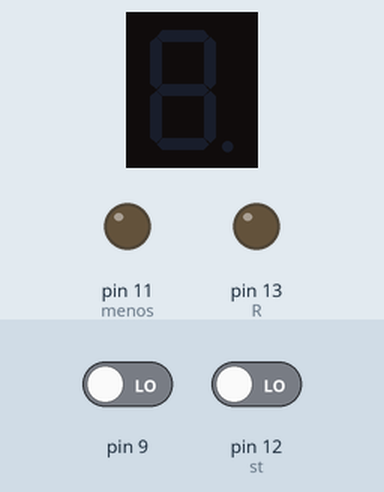
This sketch was run on a simulated Arduino Uno, built with avr-gcc and run on an emulated ATmega328P. Shown: 1-digit seven-segment display, output pins drawn as LEDs (lit = HIGH). Wiring (inferred from the names in the program): 1-digit 7-segment display, segments lit when HIGH: segments pin 3, pin 2, pin 6, pin 7, pin 8, pin 4, pin 5. Inputs (shaded band) come from the test bench; at power-on: pin 9 LOW, pin 12 (st) LOW. Random numbers use the default seed unless the sketch sets one; the segment pins are drawn as the display they are named for; pins used as bus, display or sensor lines are not drawn.

Above: at 1.2 s.
1.3 s: pin 9 driven HIGH
At 1.62 s:
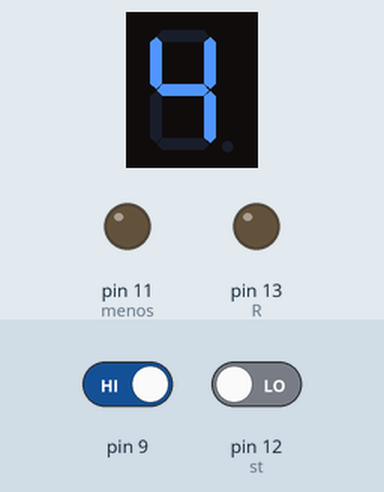
4.3 s: pin 12 (st) driven HIGH
At 5.6 s:
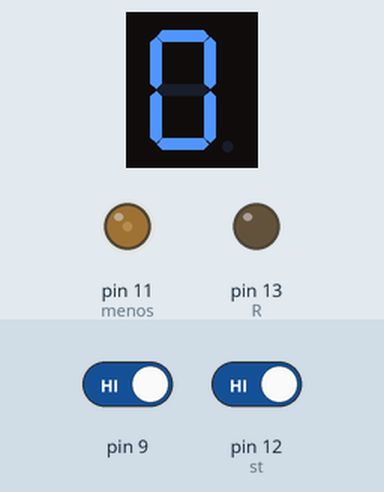
7.3 s: pin 9 driven LOW
At 7.82 s:
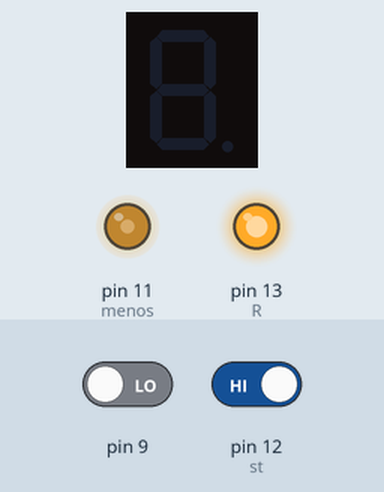
10.3 s: pin 9 driven HIGH
At 11.48 s:
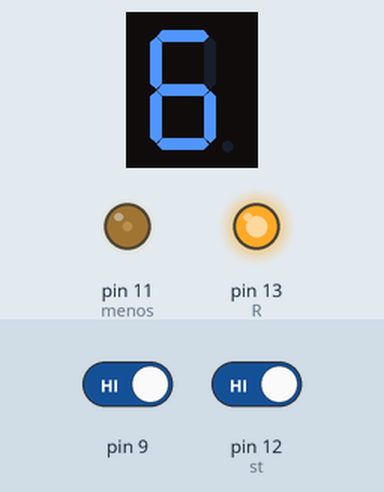
13.3 s: pin 12 (st) driven LOW
At 15.58 s:
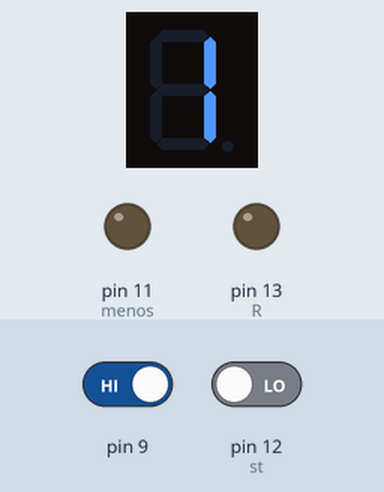
16.3 s: pin 12 (st) driven HIGH
At 20.5 s:
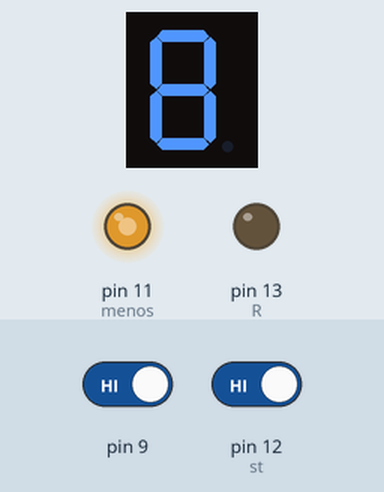
Timing chart, 0 to 24.0 s (numbered marks = the images above; inputs shaded):
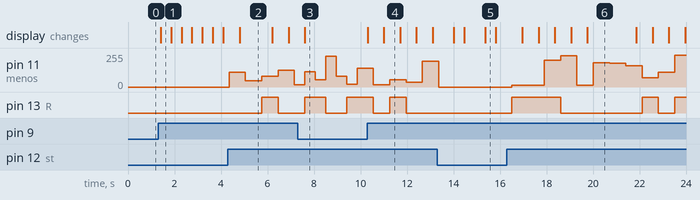

Measured:
- after the input at 1.3 s, the display: changes after 0.10 s (image 1)
- after the input at 4.3 s, pin 11 (menos): 0/255 → 109/255 after 0.05 s, → 47/255 0.70 s later, → 79/255 0.70 s later, → 124/255 0.70 s later, … (5 changes in this stretch); pin 13 (R): LOW → HIGH after 1.5 s, → LOW 0.70 s later
- after the input at 7.3 s, pin 13 (R): LOW → HIGH after 0.30 s, → LOW 0.90 s later, → HIGH 0.90 s later
- after the input at 10.3 s, the display: first changes at once (image 4 shows a later state)
- after the input at 16.3 s, pin 11 (menos): 0/255 → 13/255 after 0.21 s, → 15/255 0.70 s later, → 200/255 0.70 s later, → 234/255 0.70 s later, … (11 changes in this stretch); pin 13 (R): goes HIGH 2.1 s, LOW 3.5 s, HIGH 0.70 s, LOW 0.70 s, then HIGH, starting after 0.21 s
- what the display in image 1 shows lasts 0.5 s, from 1.4 s to 1.9 s
- what the display in image 2 shows lasts 1.4 s, from 4.8 s to 6.2 s

The sketch:

code.ino
```cpp
int A=3;
int B=2;
int C=6;
int D=7;
int E=8;
int F=4;
int G=5;

int R=13;

int mas=10;
int menos=11;
int st=12;


int x=0;
int y;
int z=0;
int i=0;
int num=0;
int r=11;
int g=1;
int b=13;

void setup(){
  pinMode(A, OUTPUT);
  pinMode(B, OUTPUT);
  pinMode(C, OUTPUT);
  pinMode(D, OUTPUT);
  pinMode(E, OUTPUT);
  pinMode(F, OUTPUT);
  pinMode(G, OUTPUT);

  pinMode(R, OUTPUT);

  pinMode(mas, INPUT);
  pinMode(menos, INPUT);
  pinMode(st, INPUT);

  pinMode(r, OUTPUT);
  pinMode(g, OUTPUT);
  pinMode(b, OUTPUT);

  pinMode(9, INPUT);

  Serial.begin(9600);}

void loop(){
  if (digitalRead(12)==1){
    color(random(255), random(255), random(255));
    delay(250);}
  if (digitalRead(12)==0){
  	color(0,0,0);}

  if (digitalRead(9)==1){
  	dp_controler(random(0,9));
    delay(250);}
  if (digitalRead(9)==0){
    dp_controler(10);}

}

void color(int Re, int Gr, int Bl) {
  analogWrite(r, Re);
  analogWrite(g, Gr);
  analogWrite(b, Bl);
  delay(200);}

void dp_controler(int num){
    switch(num){
            case 0:
        digitalWrite(A,1);
        digitalWrite(B,1);
        digitalWrite(C,1);
        digitalWrite(D,1);
        digitalWrite(E,1);
        digitalWrite(F,1);
        digitalWrite(G,0);
         break;

          case 1:
        digitalWrite(A,0);
        digitalWrite(B,1);
        digitalWrite(C,1);
        digitalWrite(D,0);
        digitalWrite(E,0);
        digitalWrite(F,0);
        digitalWrite(G,0);
        break;

          case 2:
        digitalWrite(A,1);
        digitalWrite(B,1);
        digitalWrite(C,0);
        digitalWrite(D,1);
        digitalWrite(E,1);
        digitalWrite(F,0);
        digitalWrite(G,1);
        break;

          case 3:
        digitalWrite(A,1);
        digitalWrite(B,1);
        digitalWrite(C,1);
        digitalWrite(D,1);
        digitalWrite(E,0);
        digitalWrite(F,0);
        digitalWrite(G,1);
        break;

          case 4:
        digitalWrite(A,0);
        digitalWrite(B,1);
        digitalWrite(C,1);
        digitalWrite(D,0);
        digitalWrite(E,0);
        digitalWrite(F,1);
        digitalWrite(G,1);
        break;

          case 5:
        digitalWrite(A,1);
        digitalWrite(B,0);
        digitalWrite(C,1);
        digitalWrite(D,1);
        digitalWrite(E,0);
        digitalWrite(F,1);
        digitalWrite(G,1);
        break;

          case 6:
        digitalWrite(A,1);
        digitalWrite(B,0);
        digitalWrite(C,1);
        digitalWrite(D,1);
        digitalWrite(E,1);
        digitalWrite(F,1);
        digitalWrite(G,1);
        break;

          case 7:
        digitalWrite(A,1);
        digitalWrite(B,1);
        digitalWrite(C,1);
        digitalWrite(D,0);
        digitalWrite(E,0);
        digitalWrite(F,0);
        digitalWrite(G,0);
        break;

          case 8:
        digitalWrite(A,1);
        digitalWrite(B,1);
        digitalWrite(C,1);
        digitalWrite(D,1);
        digitalWrite(E,1);
        digitalWrite(F,1);
        digitalWrite(G,1);
        break;

          case 9:
        digitalWrite(A,1);
        digitalWrite(B,1);
        digitalWrite(C,1);
        digitalWrite(D,0);
        digitalWrite(E,0);
        digitalWrite(F,1);
        digitalWrite(G,1);
        break;

      	  case 10:
      	digitalWrite(A,0);
      	digitalWrite(B,0);
      	digitalWrite(C,0);
      	digitalWrite(D,0);
      	digitalWrite(E,0);
      	digitalWrite(F,0);
      	digitalWrite(G,0);
      	break;
    }
}
```
